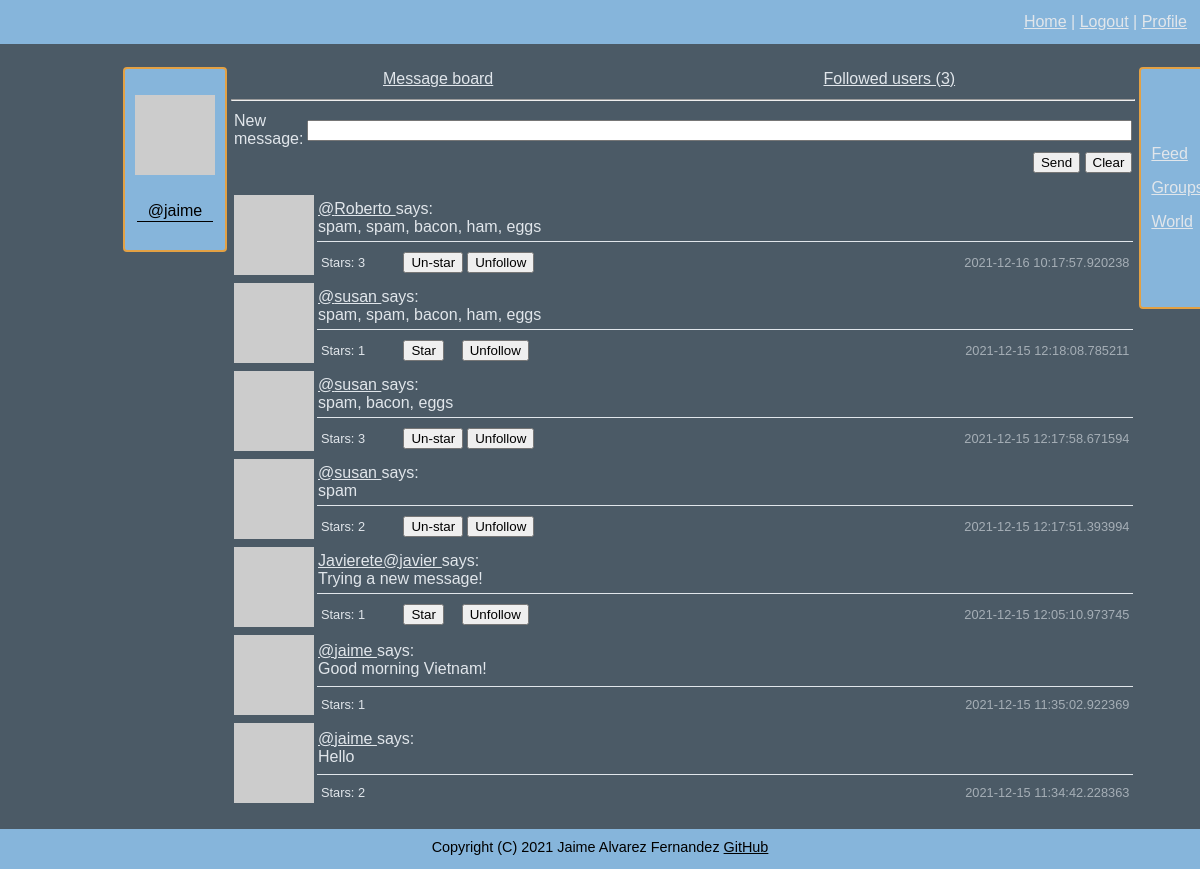
/message_board (signed in), run on an earlier commit of the app's database.
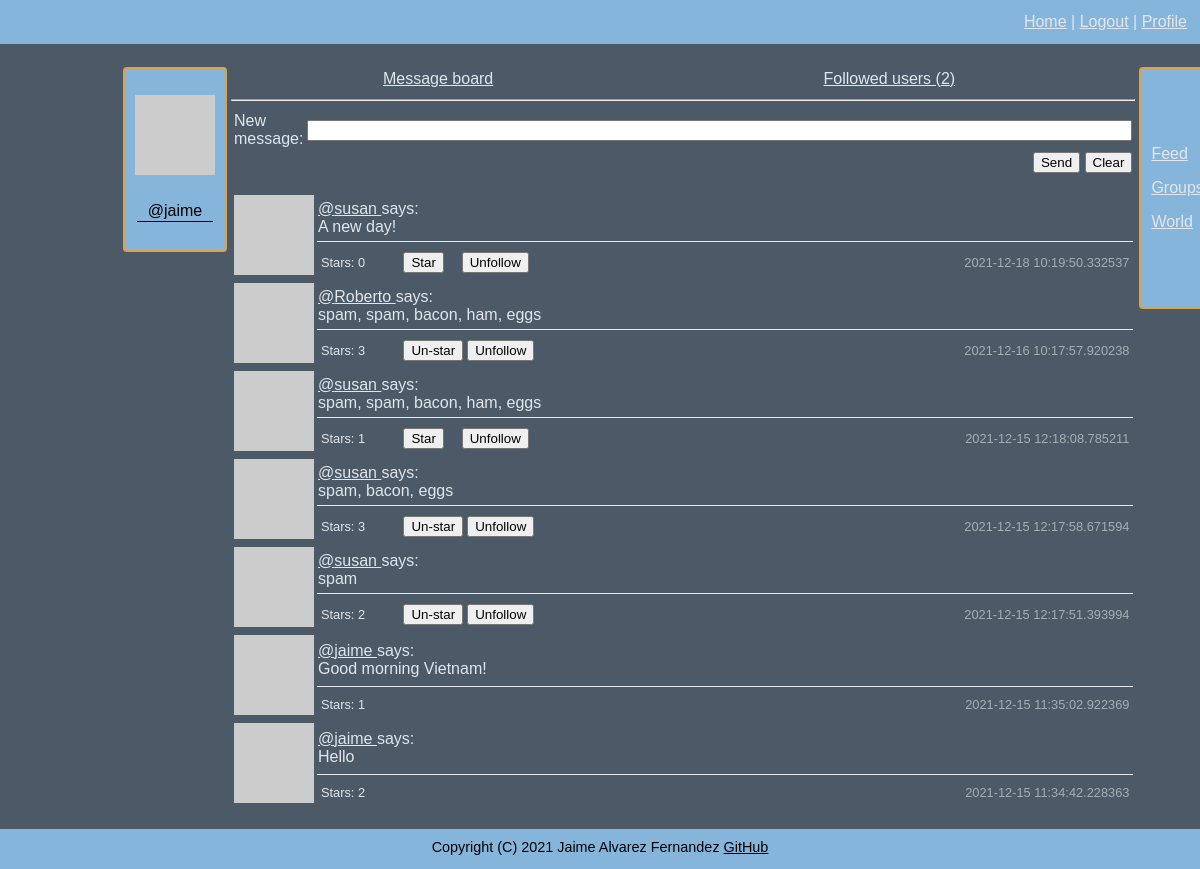
And on a later commit of the database.
### connect/models.py (models this page shows, shortened)
class Posts(db.Model):
    id = db.Column(db.Integer, primary_key=True)
    body = db.Column(db.String(140))
    timestamp = db.Column(db.DateTime, index=True, default=datetime.datetime.utcnow)
    user_id = db.Column(db.Integer, db.ForeignKey('user.id'))

class User(UserMixin, db.Model):
    id = db.Column(db.Integer, primary_key=True)
    username = db.Column(db.String(64), index=True, unique=True)
    email = db.Column(db.String(120), index=True, unique=True)
    nickname = db.Column(db.String(64))
    password = db.Column(db.String(128))
    about_me = db.Column(db.String(140))
    location = db.Column(db.String(64))
    website = db.Column(db.String(120))
    last_seen = db.Column(db.DateTime, default=datetime.datetime.utcnow)
    follower_bio = db.Column(db.Boolean, default=False)
    posts = db.relationship('Posts', backref='author', lazy='dynamic')
    friends = db.relationship('Friends', backref='anchor', lazy='dynamic')
    followed = db.relationship('User',
                               secondary=followers,
                               primaryjoin=(followers.c.follower_id == id),
                               secondaryjoin=(followers.c.followed_id == id),
                               backref=db.backref('followers', lazy='dynamic'), lazy='dynamic')
    starred = db.relationship('Posts',
                              secondary=stars,
                              backref=db.backref('awarded_stars', lazy='dynamic'), lazy='dynamic')
    def avatar(self, size):
        digest = md5(self.email.lower().encode('utf-8')).hexdigest()
        return f'https://www.gravatar.com/avatar/{digest}?d=identicon&s={size}'
    def is_following(self, user):
        return self.followed.filter(followers.c.followed_id == user.id).count() > 0
    def followed_posts(self):
        posts_from_followed = Posts.query. \
            join(followers, (followers.c.followed_id == Posts.user_id)). \
            filter(followers.c.follower_id == self.id)
        posts_from_me = Posts.query.filter_by(user_id=self.id)
        return posts_from_followed.union(posts_from_me).order_by(Posts.timestamp.desc())
    def is_starred(self, post):
        return self.starred.filter(stars.c.post_id == post.id).count() > 0

### connect/routing.py (the view)
@app.route('/message_board', methods=['GET', 'POST'])
@flask_login.login_required
def feed():
    empty_form = forms.EmptyForm()
    form = forms.WriteMessage()
    if form.validate_on_submit():
        post = models.Posts(body=form.message.data, author=flask_login.current_user)
        db.session.add(post)
        db.session.commit()
        return flask.redirect(flask.url_for('feed'))
    posts = flask_login.current_user.followed_posts().all()
    return flask.render_template('feed.html', title='Feed', posts=posts, e_form=empty_form, form=form)

### connect/forms.py
class EmptyForm(FlaskForm):
    submit = wtforms.SubmitField('Submit')

class WriteMessage(FlaskForm):
    message = wtforms.StringField('New message', validators=[validators.Length(min=1, max=140)])
    submit = wtforms.SubmitField('Send')

### connect/models.py (called while the page is built)
@login.user_loader
def load_user(user_id):
    return User.query.get(int(user_id))

### connect/routing.py (called while the page is built)
@app.before_request
def before_request():
    if flask_login.current_user.is_authenticated:
        flask_login.current_user.last_seen = datetime.datetime.utcnow()
        db.session.commit()

### connect/templates/feed.html (shortened to what this page needs)
{% extends "general_template.html" %}
{% block content %}
<table width="100%">
    <tr>
        <td align="center">
            <a href="{{ url_for('feed') }}">Message board</a>
        </td>
        <td align="center">
            <a href="{{ url_for('following') }}">Followed users ({{ current_user.followed.count() }})</a>
        </td>
    </tr>
</table>
<hr>
{% if request.endpoint == 'feed' %}
    <form action="" method="post" novalidate>
        <table>
            <tr>
                <td>
                    {{ form.message.label }}:
                </td>
                <td>
                    {{ form.message(size=100, autocomplete=off) }}
                </td>
            </tr>
            <tr>
                <td>
                </td>
                <td align="right">
                    {{ form.submit() }} <input type="reset" value="Clear">
                </td>
            </tr>
        </table>
    </form>
    <p>
    {% include 'sub_templates/_posts.html' %}
    </p>
{% else %}
    {% include 'sub_templates/_followed_users.html' %}
{% endif %}
{% endblock %}

### connect/templates/sub_templates/_posts.html (shortened to what this page needs)
<table width="100%">
    {% for post in posts %}
    <tr>
        <td width="60" rowspan="2" valign="top"><img src="{{ post.author.avatar(60) }}"></td>
        <td class="bottom_line">
                <a href="{{ url_for('user_messages', username=post.author.username) }}">
                    {% if post.author.nickname %}{{ post.author.nickname }}{% endif %}@{{ post.author.username }}
                </a>
                says:<br>
             {{ post.body }}
        </td>
    </tr>
    <tr>
        <td>
            <table width="100%">
                <tr class="smaller_font_80">
                    <td width="10%">Stars: {{ post.awarded_stars.count() }}</td>
                    <td width="7%">
                        {% if post.author.username != current_user.username %}
                            {% if not current_user.is_starred(post) %}
                            <form method="post" action="{{ url_for('star', post=post.id, url=request.endpoint) }}">
                                {{ e_form.submit(value='Star') }}
                            </form>
                            {% else %}
                            <form method="post" action="{{ url_for('un_star', post=post.id, url=request.endpoint) }}">
                                {{ e_form.submit(value='Un-star') }}
                            </form>
                            {% endif %}
                        {% endif %}
                    </td>
                    <td>
                        {% if not current_user.is_following(post.author) and post.author != current_user %}
                        <form method="post" action="{{ url_for('follow', username=post.author.username, url=request.endpoint) }}">
                            {{ e_form.hidden_tag() }}
                            {{ e_form.submit(value='Follow') }}
                        </form>
                        {% elif current_user.is_following(post.author) and post.author != current_user  %}
                        <form method="post" action="{{ url_for('unfollow', username=post.author.username, url=request.endpoint) }}">
                            {{ e_form.submit(value='Unfollow') }}
                        </form>
                        {% endif %}
                    </td>
                    <td class="time">{{ post.timestamp }}</td>
                </tr>
            </table>
        </td>
    </tr>
    {% endfor %}
</table>

What changed in the data, as far as the page shows it:
no longer on this page (row unchanged): Posts: author.nickname "Javierete", author.username "javier", body "Trying a new message!", awarded_stars.count "1", timestamp "2021-12-15 12:05:10.973745"
added Posts: author.username "susan", body "A new day!", awarded_stars.count "0", timestamp "2021-12-18 10:19:50.332537"
Also different on the page:
{{ current_user.followed.count() }}: "3" → "2"
